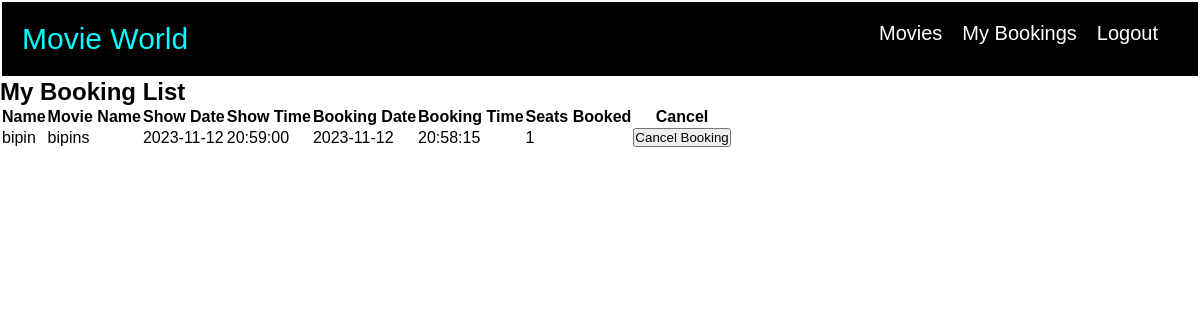
The app's page /allnew/user/mybookings.php (signed in) with its own data.
### tables this page shows
CREATE TABLE `booking` (
  `id` int(11) NOT NULL,
  `movie_id` int(11) NOT NULL,
  `show_date` date NOT NULL,
  `show_time` time NOT NULL,
  `seat_num` int(11) NOT NULL,
  `total_price` int(11) NOT NULL,
  `booking_date` date NOT NULL,
  `booking_time` time NOT NULL,
  `user_id` int(11) NOT NULL
);

CREATE TABLE `movie` (
  `id` int(11) NOT NULL,
  `name` varchar(250) NOT NULL,
  `genre` varchar(250) NOT NULL,
  `industry` varchar(250) NOT NULL,
  `language` varchar(250) NOT NULL,
  `release_date` varchar(255) NOT NULL,
  `actor` varchar(250) NOT NULL,
  `description` varchar(250) NOT NULL,
  `price` int(11) NOT NULL,
  `image` varchar(255) NOT NULL,
  `first_date` date NOT NULL,
  `second_date` date NOT NULL,
  `third_date` date NOT NULL,
  `first_show` time NOT NULL,
  `second_show` time NOT NULL,
  `third_show` time NOT NULL,
  `movie_duration` varchar(255) NOT NULL,
  `movie_director` varchar(255) NOT NULL
);

### allnew/user/mybookings.php (the view, shortened to what this page needs)
<?php
require '../connection.php';
include 'header.php';
$user_id = $_SESSION['user_id'];
$currentDate = date('Y-m-d');
$sql_remove_old_bookings = "DELETE FROM booking WHERE show_date < '$currentDate'";
$conn->query($sql_remove_old_bookings);
$sql = "SELECT booking.*, movie.name AS movie_name, COUNT(*) AS num_seats_booked
        FROM booking
        JOIN movie ON booking.movie_id = movie.id
        WHERE booking.user_id = '$user_id' AND booking.show_date >= CURDATE() AND CONCAT(booking.show_date, ' ', booking.show_time) >= NOW()
        GROUP BY booking.show_date, booking.show_time, booking.movie_id
        ORDER BY booking.show_date DESC, booking.show_time DESC";
$result = $conn->query($sql);
if ($result && $result->num_rows > 0) {
    echo "<div class='booking-list'>";
    echo "<h2>My Booking List</h2>";
    echo "<table>";
    echo "<tr>
            <th>Name</th>
            <th>Movie Name</th>
            <th>Show Date</th>
            <th>Show Time</th>
            <th>Booking Date</th>
            <th>Booking Time</th>
            <th>Seats Booked</th>
            <th>Cancel</th>
          </tr>";
    $groupedBookings = [];
    while ($row = $result->fetch_assoc()) {
        $groupKey = $row['show_date'] . $row['show_time'] . $row['movie_name'];
        if (!isset($groupedBookings[$groupKey])) {
            $groupedBookings[$groupKey] = [];
        }
        $groupedBookings[$groupKey][] = $row;
    }
    foreach ($groupedBookings as $group) {
        foreach ($group as $row) {
            $bookingId = $row['id'];
            $name = $_SESSION['user_name'];
            $movieName = $row['movie_name'];
            $selectedDate = $row['show_date'];
            $selectedShowTime = $row['show_time'];
            $bookingDate = $row['booking_date'];
            $bookingTime = $row['booking_time'];
            $numSeatsBooked = $row['num_seats_booked'];
            echo "<tr>
                    <td>$name</td>
                    <td>$movieName</td>
                    <td>$selectedDate</td>
                    <td>$selectedShowTime</td>
                    <td>$bookingDate</td>
                    <td>$bookingTime</td>
                    <td>$numSeatsBooked</td>
                    <td>
                        <form method='post' action=''>
                            <input type='hidden' name='booking_id' value='$bookingId'>
                            <button type='submit' name='cancel_booking'>Cancel Booking</button>
                        </form>
                    </td>
                  </tr>";
        }
    }
    echo "</table>";
    echo "</div>";
} else {
    echo "No bookings found.";
}
?>

### allnew/user/header.css (style rules this page uses)
* { padding: 0; margin: 0; font-family: sans-serif; }

### records on screen
booking: name "bipin", movie.name "bipins", show_date "2023-11-12", show_time "20:59:00", booking_date "2023-11-12", booking_time "20:58:15", numSeatsBooked "1"
